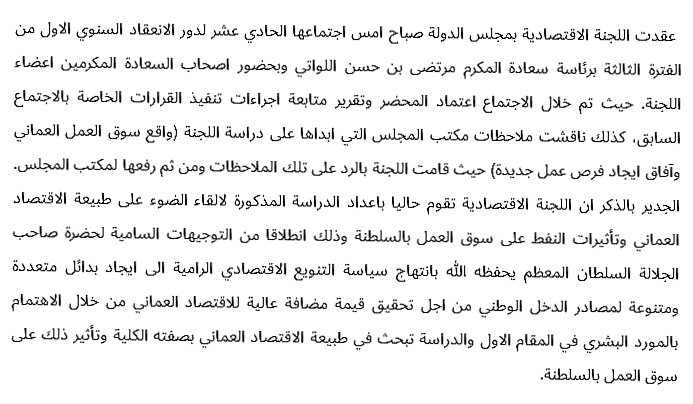
#> input picture inputs/csep1622.png, 693 x 404 px; its folder holds only this picture in this run
$ python segment_words.py   (older library calls are emulated)
#> lines starting #> are read from the running program, lines starting #| are printed output that depends on the picture; after the words box and inside, x2 and y2 are one past the last pixel; in counts of white or black regions, pixels touching at a corner belong together; long printed decimals are rounded
#> (reads config_map.json from the repository)
#> in process_image, image is the input picture: shape (404, 693, 3); min 0, max 255, mean 238.6
### utils.py
import cv2
import numpy as np
import math
from more_itertools import unique_everseen

from os import environ


# [18 lines left out: functions most_frequent, display_image, not called in this run]


def convert_to_binary(image):
    # gray = cv2.cvtColor(image, cv2.COLOR_BGR2GRAY)
    _, thresh = cv2.threshold(image, 127, 255, cv2.THRESH_BINARY)
    return thresh


def convert_to_binary_and_invert(image):
    # convert to greyscale then flip black and white
    gray = cv2.cvtColor(image, cv2.COLOR_BGR2GRAY)
    _, thresh = cv2.threshold(gray, 127, 255, cv2.THRESH_BINARY_INV)
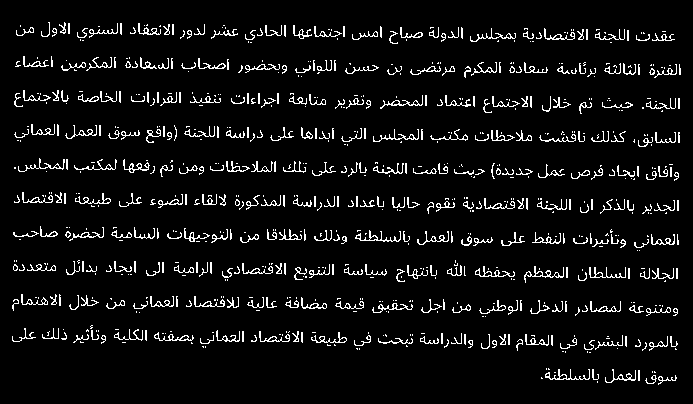
#> thresh: shape (404, 693); 6.3% white in thin lines or dots, all inside (x1, y1, x2, y2) = (12, 22, 681, 385)
    return thresh


# [53 lines left out: functions get_distance_between_words, thin_image, match_template, not called in this run]

### preprocess.py
import numpy as np
import cv2
import matplotlib.pyplot as plt # noqa
from math import ceil, floor # noqa
from utils import display_image, most_frequent, convert_to_binary_and_invert


# [4 lines left out: function get_baseline_y_coord, not called in this run]


def get_horizontal_projection(image):

    h, w = image.shape
    horizontal_projection = cv2.reduce(src=image, dim=-1, rtype=cv2.REDUCE_SUM, dtype=cv2.CV_32S)
    #  plt.plot(range(h), horizontal_projection.tolist())
    #  plt.savefig("./figs/horizontal_projection.png")
    return horizontal_projection


# [8 lines left out: function get_vertical_projection, not called in this run]


def deskew(image):
    # get all white pixels coords (the foreground pixels)
    coords = np.column_stack(np.where(image > 0))
#> coords = 17731 pairs, first value 22 to 384, second value 12 to 680
    # minAreaRect computes the minimum rotated rectangle that contains the entire text region.
    angle = cv2.minAreaRect(coords)[-1]
#> angle = -0.716
    if angle < -45:
        angle = -(90 + angle)
    else:
        angle = -angle
#> angle = 0.716
    # now rotate the image with the obtained angle
    print("angle: ", angle)
#| angle:  0.7162
    (h, w) = image.shape[:2]
#> h = 404; w = 693
    center = (w // 2, h // 2)
#> center = (346, 202)
    # calculate rotation matrix
    M = cv2.getRotationMatrix2D(center, angle, 1.0)
#> M = [[1, 0.0125, -2.5], [-0.0125, 1, 4.34]]

    rotated = cv2.warpAffine(image, M, (w, h), flags=cv2.INTER_CUBIC, borderMode=cv2.BORDER_REPLICATE)
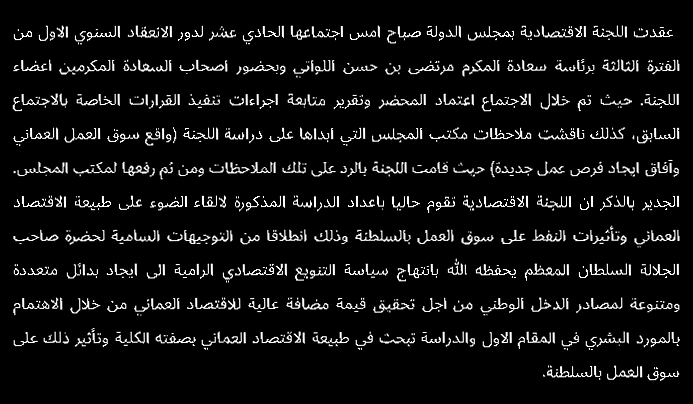
#> rotated: shape (404, 693); min 0, max 255, mean 17

    return rotated


# [101 lines left out: functions get_largest_connected_component, get_pen_size, find_max_transition, get_start_end_points_sr, not called in this run]


def get_cut_points(image, max_transition_index, vertical_projection):

    get_start_end_points_sr(image, max_transition_index)
    # [31 lines of commented-out code are left out]


# [283 lines left out: functions segment_character, template_match, contour_seg, not called in this run]

### integrator.py
import json


def get_words_from_text(img_name, input_path):
    with open(f'{input_path}_text/{img_name.replace("png","txt")}') as f:
        lines = f.readline()
        words = []
        while(lines.find('  ') != -1):
            lines = lines.replace('  ', ' ')
        lines = lines.replace('\n', '')
        lines = lines.replace('لا', 'L').split(' ')
        while '' in lines:
            lines.remove('')
        words = lines
        return words


# [6 lines left out: function count_feat_vecs, not called in this run]


composities_map = {
    'لا': 'L'
}
composities = []


# [12 lines left out: functions augment_with_compsities, replace_composities, not called in this run]


def should_have_one_dot(fv):
    return fv[5] == 1


def should_have_dots(fv):
    return fv[5] > 0


def should_have_no_dots(fv):
    return fv[5] == 0


def should_have_score(fv):
    return fv[0] != 0


def should_have_no_score(fv):
    return fv[0] == 0


def should_be_dotted_bottom(fv):
    return fv[4] == 3


def should_be_dotted_top(fv):
    return fv[4] == 1


def should_be_dotted_middle(fv):
    return fv[4] == 2


def should_have_high_score(fv):
    return fv[0] > 128


def should_have_4_hoz_trans(fv):
    return fv[6] >= 4


def should_have_6_hoz_trans(fv):
    return fv[6] >= 6


def should_have_4_ver_trans(fv):
    return fv[7] >= 4


def should_have_6_ver_trans(fv):
    return fv[7] >= 6


def should_have_no_holes(fv):
    return fv[8] == 0


validation_map = {
    'ا': [should_have_no_dots, should_have_no_holes],
    'ب': [should_have_one_dot, should_be_dotted_bottom, should_have_no_holes],
    'ت': [should_have_dots, should_be_dotted_top, should_have_no_holes],
    'ث': [should_have_dots, should_be_dotted_top, should_have_no_holes],
    'ج': [should_have_one_dot, should_have_4_ver_trans],
    'ح': [should_have_no_dots, should_have_4_ver_trans],
    'خ': [should_have_one_dot, should_be_dotted_top, should_have_4_ver_trans],
    'د': [should_have_no_dots, should_have_no_holes],
    'ذ': [should_have_one_dot, should_be_dotted_top, should_have_no_holes],
    'ر': [should_have_no_dots, should_have_no_holes],
    'ز': [should_have_one_dot, should_be_dotted_top, should_have_no_holes],
    'س': [should_have_no_dots, should_have_score, should_have_high_score, should_have_6_hoz_trans, should_have_no_holes], # noqa
    'ش': [should_have_score, should_have_dots, should_be_dotted_top, should_have_high_score, should_have_6_hoz_trans, should_have_no_holes], # noqa
    'ص': [should_have_no_dots, should_have_score, should_have_4_ver_trans],
    'ض': [should_have_one_dot, should_have_score, should_be_dotted_top, should_have_4_ver_trans],
    'ط': [should_have_no_dots, should_have_score, should_have_4_ver_trans],
    'ظ': [should_have_one_dot, should_have_score, should_be_dotted_top, should_have_4_ver_trans],
    'ع': [should_have_no_dots, should_have_4_ver_trans],
    'غ': [should_have_one_dot, should_be_dotted_top, should_have_4_ver_trans],
    'ف': [should_have_one_dot, should_be_dotted_top, should_have_4_ver_trans, should_have_4_hoz_trans],
    'ق': [should_have_dots, should_be_dotted_top, should_have_4_ver_trans, should_have_4_hoz_trans],
    'ك': [should_have_score, should_have_no_holes],
    'ل': [should_have_no_dots],
    'م': [should_have_no_dots, should_have_4_ver_trans, should_have_4_hoz_trans],
    'ن': [should_have_one_dot, should_be_dotted_top, should_have_no_holes],
    'ه': [should_have_no_dots, should_have_score],
    'و': [should_have_no_dots],
    'ى': [],
    'ي': [should_have_dots, should_be_dotted_bottom],
    'L': [should_have_no_dots],
}


# [25 lines left out: function compare_and_assign, not called in this run]


def load_features_map():
    feat_map = {}
    try:
        with open('config_map.json') as f:
            feat_map = json.load(f)
        return feat_map
    except Exception:
        return {}


# [28 lines left out: functions get_distance, match_feat_to_char, not called in this run]

### segment_words.py
import numpy as np
import argparse
import cv2
import os
import shutil
import json
import time
from utils import convert_to_binary, convert_to_binary_and_invert, display_image, get_distance_between_words
from preprocess import get_baseline_y_coord, get_horizontal_projection
from preprocess import get_vertical_projection, deskew, contour_seg
from train_recognition import batch_get_feat_vectors
from integrator import compare_and_assign, get_words_from_text, load_features_map, match_feat_to_char


def segment_lines(image, directory_name, write_to_file):
#> called with directory_name = './segmented_lines/csep1622', write_to_file = 0
    (h, w) = image.shape
#> h = 404; w = 693
    image = convert_to_binary(image)
#> in convert_to_binary, `_, thresh = cv2.threshold(image, 127, 255, cv2.THRESH_BINARY)`:
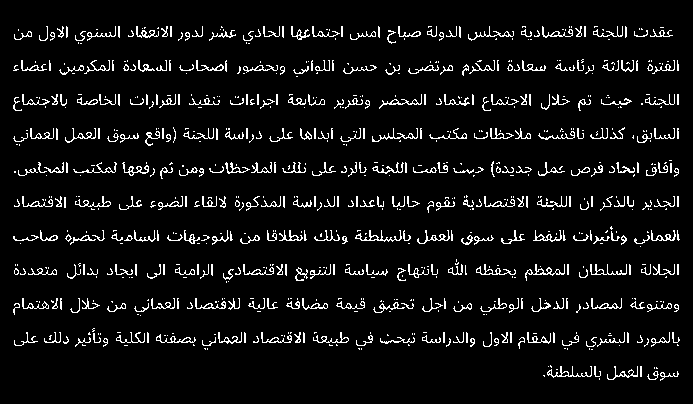
#> thresh: shape (404, 693); 6.5% white in thin lines or dots, all inside (x1, y1, x2, y2) = (13, 26, 680, 381)
    original_image = image.copy()

    image = cv2.dilate(image, np.ones((3, 3), np.uint8), iterations=1)
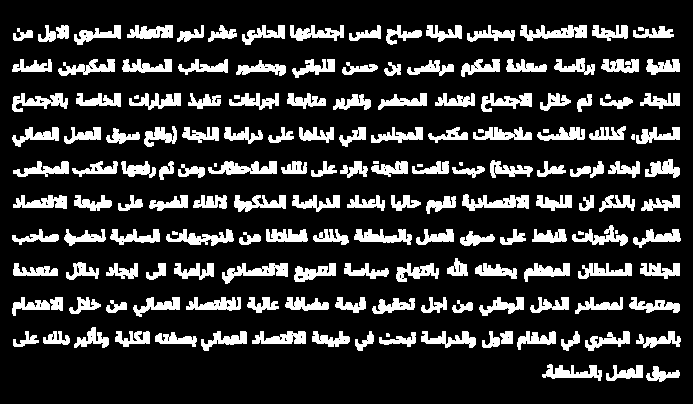
#> image: shape (404, 693); 18.6% white; 171 white regions (7 under 20 px), largest, box (x1, y1, x2, y2) and area: (462, 194, 529, 211) 623, (222, 263, 288, 284) 620, (520, 25, 587, 41) 616

    horizontal_projection = get_horizontal_projection(image)
#> in get_horizontal_projection, `horizontal_projection = cv2.reduce(src=image, dim=-1, rtype=cv2.REDUCE..`: horizontal_projection = 404 values, max 148155 at index 239, min 0 at index 0, mean 32823.7

    y, count = 0, 0
    is_space = False
    ycoords = []
    for i in range(h):
        if not is_space:
            if horizontal_projection[i] == 0:
                is_space = True
                count = 1
                y = i

        else:
            if horizontal_projection[i] > 0:
                is_space = False
                ycoords.append(y / count)

            else:
                y += i
                count += 1
#> after the loop, count = 22; y = 8635; ycoords = [12, 51, 85, 118.5, 152.5, 186.5, 219, 252.5, 290, 321.5, 357]

    previous_height = 0

    if os.path.exists(directory_name):
        shutil.rmtree(directory_name)

    os.makedirs(directory_name)
    line_images = []

    for i in range(len(ycoords)):
        if i == 0:
            continue

        # cv2.line(image, (0, int(ycoords[i])), (w, int(ycoords[i])), (255, 255, 255), 2)
        image_cropped = original_image[previous_height:int(ycoords[i]), :]
        line_images.append(image_cropped)

        # [4 lines of commented-out code are left out]

        previous_height = int(ycoords[i])
        if write_to_file == 1:
            cv2.imwrite(directory_name + "/" + "segment_" + str(i) + ".png", image_cropped)
#> this loop made 11 passes
#> previous_height on passes 2 to 11: 51, 85, 118, 152, 186, 219, 252, 290, 321, 357
#> pass 2, in segment_lines, `image_cropped = original_image[previous_height:int(ycoords[i]), :]`:
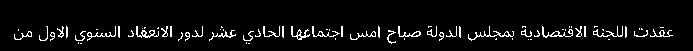
#> image_cropped: shape (51, 693); 5.1% white in thin lines or dots, all inside (x1, y1, x2, y2) = (14, 26, 673, 44)
#> pass 3, in segment_lines, `image_cropped = original_image[previous_height:int(ycoords[i]), :]`:
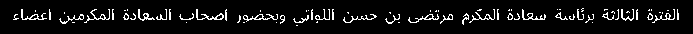
#> image_cropped: shape (34, 693); 7.1% white in thin lines or dots, all inside (x1, y1, x2, y2) = (13, 8, 679, 26)
#> after the loop, line_images = 10 items
    # display_image("segmented lines", image_cropped)

    image_cropped = original_image[previous_height:h, :]
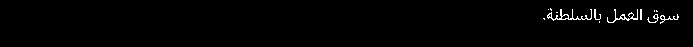
#> image_cropped: shape (47, 693); 1.2% white in thin lines or dots, all inside (x1, y1, x2, y2) = (543, 8, 679, 24)
    line_images.append(image_cropped)
    if write_to_file == 1:
        cv2.imwrite(directory_name + "/" + "segment_" + str(i + 1) + ".png", image_cropped)

    # cv2.imwrite("segmented_lines.png", image)
    return line_images


def convert(o):
    import numpy
    if isinstance(o, numpy.int64):
        return int(o)
    raise TypeError


def segment_words(line_images, path, img_name, input_path, train, acc_char_map):
    """
    this function keeps the list of word separatation points in word_separation list
    but segments into sub words and saves the sub words segements in their designated directory
    """
    # files = [f for f in os.listdir(path) if os.path.isfile(os.path.join(path, f))]
    # image = cv2.imread(os.path.join(path, files[1]))
    # print(os.path.join(path, files[1]))
    gt_words = get_words_from_text(img_name, input_path)
    if(train):
        char_map = acc_char_map
    else:
        if(not acc_char_map or acc_char_map == {}):
            char_map = load_features_map()
        else:
            char_map = acc_char_map

    recognized_chars = ''
    """"
    directory_name = "./segmented_words"
    if os.path.exists(directory_name):
        shutil.rmtree(directory_name)
    os.makedirs(directory_name)char_map
    """
    curr_word_idx = 0
    wrong_seg_words = 0
    for image in line_images:

        original_image = image.copy()
        # image_with_line = image.copy()
        (h, w) = image.shape

        horizontal_projection = get_horizontal_projection(image)
        baseline_y_coord = get_baseline_y_coord(horizontal_projection)
        # cv2.line(image_with_line, (0, baseline_y_coord), (w, baseline_y_coord), (255, 255, 255), 1)

        vertical_projection = get_vertical_projection(image)

        # print("shape of vertical projections is: ", len(vertical_projection))

        x, count = 0, 0
        is_space = False
        xcoords = []
        distances = []

        for i in range(w):
            if not is_space:
                if vertical_projection[i] == 0:
                    is_space = True
                    count = 1
                    x = i

            else:
                if vertical_projection[i] > 0:
                    is_space = False
                    xcoords.append(x / count)
                    distances.append(count)

                else:
                    x += i
                    count += 1

        previous_width = 0
        word_separation = xcoords.copy()
        # word_separation = list(filter(lambda a: a != -1, word_separation))
        distance = get_distance_between_words(distances)
        # print("distance is ",distance)
        for i in range(len(word_separation)):

            if distances[i] > distance:
                pass
            else:
                word_separation[i] = -1

        word_separation = list(filter(lambda a: a != -1, word_separation))
        # print(word_separation)

        previous_width = image.shape[1]
        seg_points = []
        for i in range(len(word_separation)):
            i = len(word_separation) - i - 1

            word = original_image[:, int(word_separation[i]):previous_width]
            display_image("word", word)
            # cv2.line(image, (int(word_separation[i]), 0), (int(word_separation[i]), image.shape[0]),(255, 255, 255), 1) # noqa
            previous_width = int(word_separation[i])
            seg_points = contour_seg(word, baseline_y_coord)

            if (len(gt_words) > curr_word_idx and train):
                feat_vectors = batch_get_feat_vectors(word, seg_points, gt_words[curr_word_idx])
            else:
                feat_vectors = batch_get_feat_vectors(word, seg_points, None)
            if (train):
                if (len(gt_words) > curr_word_idx):
                    aux_map = compare_and_assign(feat_vectors, gt_words[curr_word_idx], char_map)
                    if (aux_map != -1):
                        char_map = aux_map
                    else:
                        # print(f'Rejected Word #{curr_word_idx}')
                        wrong_seg_words += 1
                else:
                    wrong_seg_words += 1
            else:
                recognized_chars += ' ' + match_feat_to_char(char_map, feat_vectors)
            curr_word_idx += 1
        display_image("word sep", image)

    if (train):
        try:
            with open('./config_map.json', 'w') as f:
                f.write(json.dumps(char_map, ensure_ascii=False, default=convert))
                f.close()
                # print(char_map)
                return wrong_seg_words, curr_word_idx - 1, char_map, 0
        except Exception:
            # print(char_map)
            return wrong_seg_words, curr_word_idx - 1, char_map, 0
    else:
        end_time = time.time()
        try:
            with open(f'./output/text/{img_name.replace("png", "txt")}', 'w') as f:
                f.write(recognized_chars)
        except Exception:
            return 0, 0, {}, end_time

        # print(f'recognized_text: {recognized_chars}')
        return 0, 0, {}, end_time


def process_image(line_segmets_path, input_path, f, acc_char_map, train):
    image = cv2.imread(os.path.join(input_path, f))
    # display_image("source", image)
    start_time = time.time()

    processed_image = convert_to_binary_and_invert(image)
    processed_image = deskew(processed_image)

    # display_image("after deskew", processed_image)
    # cv2.imwrite("binary.png", processed_image)
    line_segmets_path = os.path.join(line_segmets_path, f[:-4])

    lines = segment_lines(processed_image, line_segmets_path, 0)
#> lines = 11 items
    curr_ww, curr_tw, acc_char_map, end_time = segment_words(lines, line_segmets_path, f, input_path, train, acc_char_map) # noqa

    if(train):
        print(f'we got {curr_ww} wrong out of {curr_tw}')
    return curr_ww, curr_tw, acc_char_map, end_time - start_time


if __name__ == '__main__':

    ap = argparse.ArgumentParser()

    ap.add_argument("-o",
                    "--line-segments-path",
                    required=False,
                    help="path to line segments file",
                    default="./segmented_lines")
    ap.add_argument("-i",
                    "--input-path",
                    required=False,
                    help="path to line segments file",
                    default="./inputs")

    args = vars(ap.parse_args())
    print(args)
    input_path = args["input_path"]
    line_segmets_path = args["line_segments_path"]

    files = [f for f in os.listdir(input_path) if os.path.isfile(os.path.join(input_path, f))]
    nthreads = 0
    words_wrong = 0
    total_words = 0
    acc_char_map = load_features_map()
    avg_acc = 0
    train = False
    durations = []
    for f in files:
#> (the run stopped early here; a loop or call above may not have finished)
